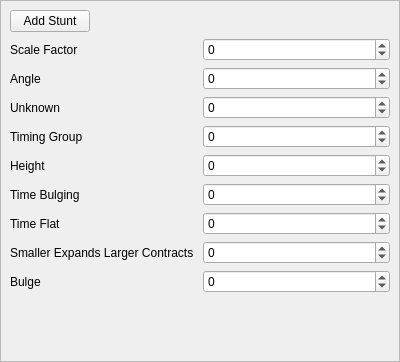
<?xml version="1.0" encoding="UTF-8"?>
<ui version="4.0">
 <class>EditStuntWidget</class>
 <widget class="QWidget" name="EditStuntWidget">
  <property name="geometry">
   <rect>
    <x>0</x>
    <y>0</y>
    <width>400</width>
    <height>362</height>
   </rect>
  </property>
  <property name="windowTitle">
   <string>Form</string>
  </property>
  <layout class="QVBoxLayout" name="verticalLayout">
   <property name="spacing">
    <number>0</number>
   </property>
   <property name="leftMargin">
    <number>0</number>
   </property>
   <property name="topMargin">
    <number>0</number>
   </property>
   <property name="rightMargin">
    <number>0</number>
   </property>
   <property name="bottomMargin">
    <number>0</number>
   </property>
   <item>
    <widget class="QScrollArea" name="scrollArea">
     <property name="widgetResizable">
      <bool>true</bool>
     </property>
     <widget class="QWidget" name="scrollAreaWidgetContents">
      <property name="geometry">
       <rect>
        <x>0</x>
        <y>0</y>
        <width>398</width>
        <height>360</height>
       </rect>
      </property>
      <layout class="QGridLayout" name="gridLayout">
       <item row="6" column="1">
        <widget class="QSpinBox" name="sbTimeBulging">
         <property name="minimum">
          <number>-65535</number>
         </property>
         <property name="maximum">
          <number>65535</number>
         </property>
         <property name="singleStep">
          <number>1</number>
         </property>
        </widget>
       </item>
       <item row="8" column="1">
        <widget class="QSpinBox" name="sbExpandContract">
         <property name="minimum">
          <number>-65535</number>
         </property>
         <property name="maximum">
          <number>65535</number>
         </property>
         <property name="singleStep">
          <number>1</number>
         </property>
        </widget>
       </item>
       <item row="7" column="1">
        <widget class="QSpinBox" name="sbTimeFlat">
         <property name="minimum">
          <number>-65535</number>
         </property>
         <property name="maximum">
          <number>65535</number>
         </property>
         <property name="singleStep">
          <number>1</number>
         </property>
        </widget>
       </item>
       <item row="3" column="1">
        <widget class="QSpinBox" name="sbUnk">
         <property name="minimum">
          <number>-65535</number>
         </property>
         <property name="maximum">
          <number>65535</number>
         </property>
         <property name="singleStep">
          <number>1</number>
         </property>
        </widget>
       </item>
       <item row="4" column="0">
        <widget class="QLabel" name="lblTimingGroup">
         <property name="text">
          <string>Timing Group</string>
         </property>
        </widget>
       </item>
       <item row="4" column="1">
        <widget class="QSpinBox" name="sbTimingGroup">
         <property name="minimum">
          <number>-65535</number>
         </property>
         <property name="maximum">
          <number>65535</number>
         </property>
         <property name="singleStep">
          <number>1</number>
         </property>
        </widget>
       </item>
       <item row="8" column="0">
        <widget class="QLabel" name="lblExpandContract">
         <property name="text">
          <string>Smaller Expands Larger Contracts</string>
         </property>
        </widget>
       </item>
       <item row="7" column="0">
        <widget class="QLabel" name="lblTimeFlat">
         <property name="text">
          <string>Time Flat</string>
         </property>
        </widget>
       </item>
       <item row="5" column="0">
        <widget class="QLabel" name="lblHeight">
         <property name="text">
          <string>Height</string>
         </property>
        </widget>
       </item>
       <item row="3" column="0">
        <widget class="QLabel" name="lblUnk">
         <property name="text">
          <string>Unknown</string>
         </property>
        </widget>
       </item>
       <item row="6" column="0">
        <widget class="QLabel" name="lblTimeBulging">
         <property name="text">
          <string>Time Bulging</string>
         </property>
        </widget>
       </item>
       <item row="9" column="1">
        <widget class="QSpinBox" name="sbBulge">
         <property name="minimum">
          <number>-65535</number>
         </property>
         <property name="maximum">
          <number>65535</number>
         </property>
         <property name="singleStep">
          <number>1</number>
         </property>
        </widget>
       </item>
       <item row="9" column="0">
        <widget class="QLabel" name="lblBulge">
         <property name="text">
          <string>Bulge</string>
         </property>
        </widget>
       </item>
       <item row="5" column="1">
        <widget class="QSpinBox" name="sbHeight">
         <property name="minimum">
          <number>-65535</number>
         </property>
         <property name="maximum">
          <number>65535</number>
         </property>
         <property name="singleStep">
          <number>1</number>
         </property>
        </widget>
       </item>
       <item row="2" column="0">
        <widget class="QLabel" name="lblAngle">
         <property name="text">
          <string>Angle</string>
         </property>
        </widget>
       </item>
       <item row="0" column="0" colspan="2">
        <layout class="QHBoxLayout" name="horizontalLayout">
         <item>
          <widget class="QPushButton" name="pbStunt">
           <property name="text">
            <string>Add Stunt</string>
           </property>
          </widget>
         </item>
         <item>
          <spacer name="horizontalSpacer">
           <property name="orientation">
            <enum>Qt::Horizontal</enum>
           </property>
           <property name="sizeHint" stdset="0">
            <size>
             <width>40</width>
             <height>20</height>
            </size>
           </property>
          </spacer>
         </item>
        </layout>
       </item>
       <item row="2" column="1">
        <widget class="QSpinBox" name="sbAngle">
         <property name="minimum">
          <number>-65535</number>
         </property>
         <property name="maximum">
          <number>65535</number>
         </property>
         <property name="singleStep">
          <number>1</number>
         </property>
        </widget>
       </item>
       <item row="1" column="1">
        <widget class="QSpinBox" name="sbScaleFact">
         <property name="minimum">
          <number>-65535</number>
         </property>
         <property name="maximum">
          <number>65535</number>
         </property>
         <property name="singleStep">
          <number>1</number>
         </property>
        </widget>
       </item>
       <item row="1" column="0">
        <widget class="QLabel" name="lblScaleFact">
         <property name="toolTip">
          <string>Increases the length and height of the &quot;ramp&quot;. 1 is a bump, 4 starts breaking textures, 6 is huge vertical wall</string>
         </property>
         <property name="text">
          <string>Scale Factor</string>
         </property>
        </widget>
       </item>
       <item row="10" column="0">
        <spacer name="verticalSpacer">
         <property name="orientation">
          <enum>Qt::Vertical</enum>
         </property>
         <property name="sizeHint" stdset="0">
          <size>
           <width>20</width>
           <height>40</height>
          </size>
         </property>
        </spacer>
       </item>
      </layout>
     </widget>
    </widget>
   </item>
  </layout>
 </widget>
 <resources/>
 <connections/>
</ui>
